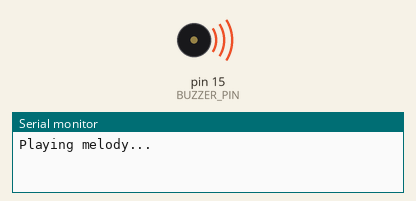
Recording of a sketch running on a simulated Arduino Uno, built with avr-gcc and run on an emulated ATmega328P. On the bench: buzzer (waves = sounding), the last lines printed to the serial monitor.

Above: at 0.15 s.
At 3.6 s:
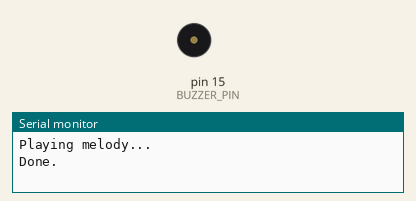
Timing chart, 0 to 6.1 s (numbered marks = the images above):
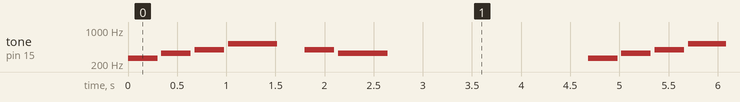

Measured:
- by itself, tone on pin 15 (BUZZER_PIN): repeats every 4.7 s: silent 0.04 s, 330 Hz 0.30 s, silent 0.04 s, 392 Hz 0.30 s, silent 0.04 s, 523 Hz 0.50 s, silent 0.28 s, 392 Hz 0.30 s, silent 0.04 s, 330 Hz 0.50 s, silent 2.0 s, 262 Hz 0.30 s

The sketch:

buzzer_melody.ino
```cpp
// WHY: Teaches sequencing tones into a melody with data-driven code.
// Instead of hard-coding each note, we store {frequency, duration} pairs in an
// array and loop through them. This shows how tables of data drive behavior —
// easy to edit into your own tune.

const int BUZZER_PIN = 15;   // buzzer + via 100Ω -> GPIO15, - -> GND

// { frequency Hz, duration ms }  (0 Hz = rest)
struct Note { int freq; int ms; };
Note melody[] = {
  {262, 300},   // C4
  {330, 300},   // E4
  {392, 300},   // G4
  {523, 500},   // C5
  {0,   200},   // rest
  {392, 300},   // G4
  {330, 500},   // E4
};
const int N_NOTES = sizeof(melody) / sizeof(melody[0]);

void setup() {
  Serial.begin(115200);
  pinMode(BUZZER_PIN, OUTPUT);
}

void loop() {
  Serial.println("Playing melody...");
  for (int i = 0; i < N_NOTES; i++) {
    if (melody[i].freq > 0) {
      tone(BUZZER_PIN, melody[i].freq, melody[i].ms);
    }
    delay(melody[i].ms);          // let the note sound
    noTone(BUZZER_PIN);           // silence between notes
    delay(40);                    // tiny gap
  }
  Serial.println("Done.");
  delay(2000);                    // pause before repeating
}
```
